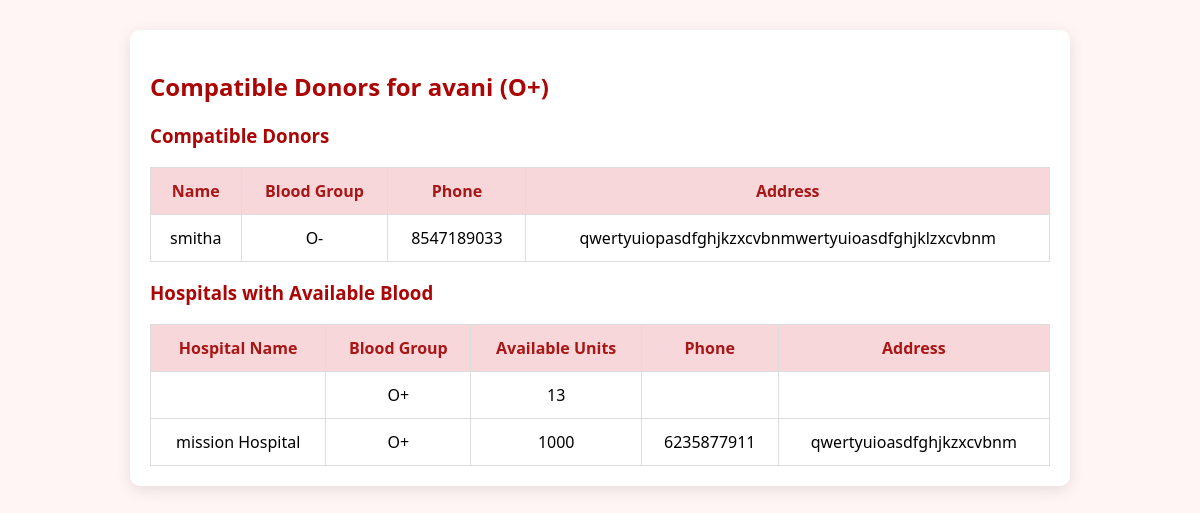
The app's page /patient/search-donors/ (signed in) with its own data.
### bloodmanager/models.py (models this page shows, shortened)
class Patient(models.Model):
    user = models.OneToOneField(User, on_delete=models.CASCADE)
    phone = models.CharField(max_length=15)
    gender = models.CharField(max_length=10)
    blood_group = models.CharField(max_length=3, choices=BLOOD_GROUP_CHOICES)
    address = models.TextField()
    required_units = models.PositiveIntegerField(default=1)
    approved = models.BooleanField(default=False)

class Donor(models.Model):
    user = models.OneToOneField(User, on_delete=models.CASCADE)
    phone = models.CharField(max_length=15)
    gender = models.CharField(max_length=10, choices=GENDER_CHOICES)
    blood_group = models.CharField(max_length=3, choices=BLOOD_GROUP_CHOICES)
    address = models.TextField()
    age = models.PositiveIntegerField()
    last_donation_date = models.DateField(null=True, blank=True)
    available = models.BooleanField(default=True)

class BloodStock(models.Model):
    hospital = models.ForeignKey(Hospital, on_delete=models.CASCADE, null=True, blank=True)
    blood_group = models.CharField(max_length=3, choices=BLOOD_GROUP_CHOICES)
    units = models.PositiveIntegerField(default=0)

class Hospital(models.Model):
    user = models.OneToOneField(User, on_delete=models.CASCADE)
    name = models.CharField(max_length=255)
    email = models.EmailField(null=True, blank=True)
    phone = models.CharField(max_length=20)
    address = models.TextField(null=True, blank=True)  # <-- add this

### bloodmanager/views.py (the view)
# urls.py: path('patient/search-donors/', views.search_donors, name='search-donors'),
@login_required
def search_donors(request):
    patient = Patient.objects.get(user=request.user)
    required_blood_group = patient.blood_group
    compatible_groups = {
        'A+': ['A+', 'A-', 'O+', 'O-'],
        'A-': ['A-', 'O-'],
        'B+': ['B+', 'B-', 'O+', 'O-'],
        'B-': ['B-', 'O-'],
        'AB+': ['A+', 'A-', 'B+', 'B-', 'AB+', 'AB-', 'O+', 'O-'],
        'AB-': ['AB-', 'A-', 'B-', 'O-'],
        'O+': ['O+', 'O-'],
        'O-': ['O-'],
    }.get(required_blood_group, [])
    exact_match_donors = Donor.objects.filter(
        blood_group=required_blood_group,
        available=True
    ).select_related('user')
    compatible_donors = Donor.objects.filter(
        blood_group__in=compatible_groups,
        available=True
    ).exclude(blood_group=required_blood_group).select_related('user')
    hospitals_with_stock = BloodStock.objects.filter(
        blood_group__in=compatible_groups,
        units__gt=0
    ).select_related('hospital')
    return render(request, 'patient/search_donors.html', {
        'patient': patient,
        'required_blood_group': required_blood_group,
        'exact_match_donors': exact_match_donors,
        'compatible_donors': compatible_donors,
        'compatible_groups': compatible_groups,
        'hospitals_with_stock': hospitals_with_stock
    })

### bloodmanager/templates/patient/search_donors.html (shortened to what this page needs)
<!DOCTYPE html>
<html lang="en">
<head>
</head>
<body>
<div class="container">
    <h2>Compatible Donors for {{ patient.user.username }} ({{ required_blood_group }})</h2>
    {% if compatible_donors %}
    <h3>Compatible Donors</h3>
    <table>
        <tr><th>Name</th><th>Blood Group</th><th>Phone</th><th>Address</th></tr>
        {% for donor in compatible_donors %}
        <tr>
            <td>{{ donor.user.username }}</td>
            <td>{{ donor.blood_group }}</td>
            <td>{{ donor.phone }}</td>
            <td>{{ donor.address }}</td>
        </tr>
        {% endfor %}
    </table>
    {% endif %}
    {% if hospitals_with_stock %}
    <h3>Hospitals with Available Blood</h3>
    <table>
        <tr><th>Hospital Name</th><th>Blood Group</th><th>Available Units</th><th>Phone</th><th>Address</th></tr>
        {% for stock in hospitals_with_stock %}
        <tr>
            <td>{{ stock.hospital.name }}</td>
            <td>{{ stock.blood_group }}</td>
            <td>{{ stock.units }}</td>
            <td>{{ stock.hospital.phone }}</td>
            <td>{{ stock.hospital.address }}</td>
        </tr>
        {% endfor %}
    </table>
    {% else %}
    <p>No hospital stock available for compatible blood groups at the moment.</p>
    {% endif %}
</div>
</body>
</html>

### bloodmanager/templates/patient/search_donors.html (style rules this page uses)
body { font-family: 'Segoe UI', sans-serif; background: #fff5f5; margin:0; padding:0; }
.container { max-width: 900px; margin: 30px auto; padding: 20px; background: #fff; border-radius: 10px; box-shadow: 0 4px 15px rgba(0,0,0,0.1); }
h2, h3 { color: rgb(172,5,5); }
table { width: 100%; border-collapse: collapse; margin-top: 15px; }
th, td { padding: 12px; border: 1px solid #ddd; text-align: center; }
th { background: #f8d7da; color: #a81616; }

### records on screen
Patient: user.username "avani", blood_group "O+"
Donor: user.username "smitha", blood_group "O-", phone "8547189033", address "qwertyuiopasdfghjkzxcvbnmwertyuioasdfghjklzxcvbnm"
BloodStock: blood_group "O+", units "13"
BloodStock: hospital.name "mission Hospital", blood_group "O+", units "1000", hospital.phone "6235877911", hospital.address "qwertyuioasdfghjkzxcvbnm"
